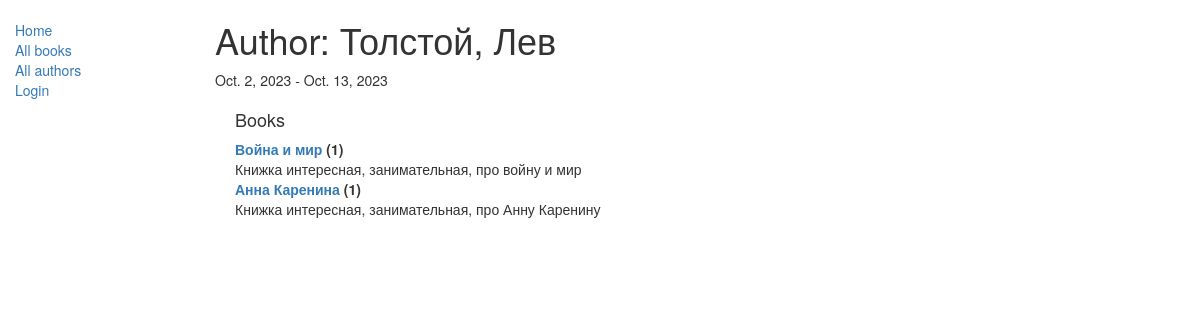
The app's page /catalog/author/1 with its own data.
### catalog/models.py (models this page shows, shortened)
class Author(models.Model):
    first_name = models.CharField(max_length=100)
    last_name = models.CharField(max_length=100)
    date_of_birth = models.DateField(null=True, blank=True)
    date_of_death = models.DateField('Died', null=True, blank=True)
    def __str__(self):
        return '%s, %s' % (self.last_name, self.first_name)

class Book(models.Model):
    title = models.CharField(max_length=200)
    author = models.ForeignKey('Author', on_delete=models.SET_NULL, null=True)
    summary = models.TextField(max_length=1000, help_text="Enter a brief description of the book")
    isbn = models.CharField('ISBN',max_length=13, help_text='13 Character <a href="https://www.isbn-international.org/content/what-isbn">ISBN number</a>')
    genre = models.ManyToManyField(Genre, help_text="Select a genre for this book")
    def __str__(self):
        return self.title
    def display_genre(self):
        """
        Creates a string for the Genre. This is required to display genre in Admin.
        """
        return ', '.join([genre.name for genre in self.genre.all()[:3]])
    display_genre.short_description = 'Genre'

### catalog/views.py (the view)
# urls.py: path('author/<int:pk>',views.AuthorDetailView.as_view(), name='author-detail'),
class AuthorDetailView(generic.DetailView):
    model = Author

### catalog/templates/catalog/author_detail.html
{% extends "base_generic.html" %}
{% block content %}
<h1>Author: {{ author }} </h1>
<p>{{author.date_of_birth}} - {% if author.date_of_death %}{{author.date_of_death}}{% endif %}</p>
<div style="margin-left:20px;margin-top:20px">
<h4>Books</h4>
<dl>
{% for book in author.book_set.all %}
  <dt><a href="{% url 'book-detail' book.pk %}">{{book}}</a> ({{book.bookinstance_set.all.count}})</dt>
  <dd>{{book.summary}}</dd>
{% endfor %}
</dl>
</div>
{% endblock %}

### records on screen
Author: last_name+first_name "Толстой, Лев", date_of_birth "Oct. 2, 2023", date_of_death "Oct. 13, 2023"
Book: title "Война и мир", bookinstance_set.all.count "1", summary "Книжка интересная, занимательная, про войну и мир"
Book: title "Анна Каренина", bookinstance_set.all.count "1", summary "Книжка интересная, занимательная, про Анну Каренину"
